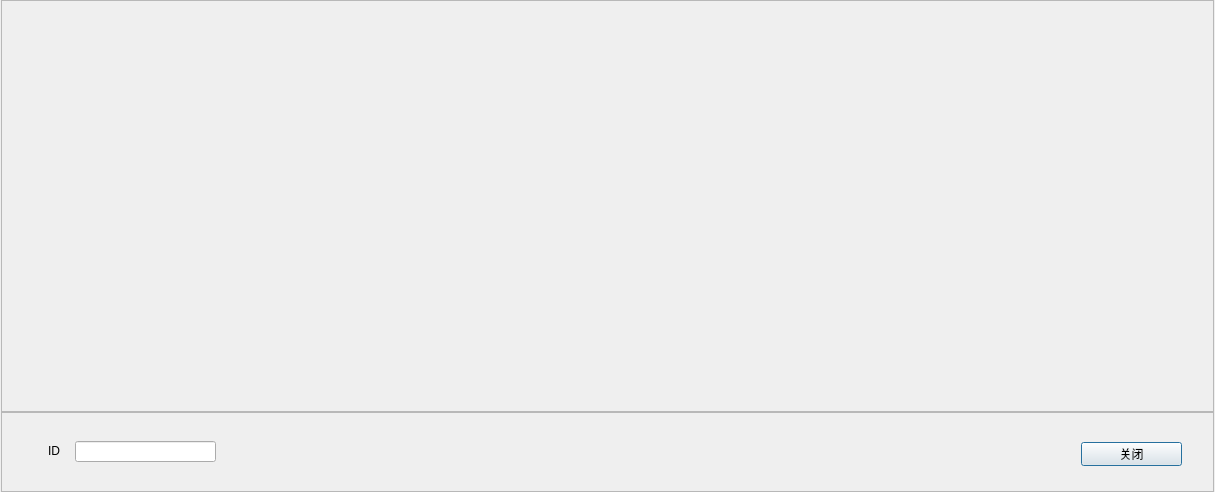
<?xml version="1.0" encoding="UTF-8"?>
<ui version="4.0">
 <class>frmShowCurve</class>
 <widget class="QDialog" name="frmShowCurve">
  <property name="geometry">
   <rect>
    <x>0</x>
    <y>0</y>
    <width>1215</width>
    <height>492</height>
   </rect>
  </property>
  <property name="windowTitle">
   <string>Dialog</string>
  </property>
  <layout class="QVBoxLayout" name="verticalLayout">
   <property name="spacing">
    <number>0</number>
   </property>
   <property name="leftMargin">
    <number>1</number>
   </property>
   <property name="topMargin">
    <number>0</number>
   </property>
   <property name="rightMargin">
    <number>1</number>
   </property>
   <property name="bottomMargin">
    <number>0</number>
   </property>
   <item>
    <widget class="QFrame" name="frame">
     <property name="frameShape">
      <enum>QFrame::StyledPanel</enum>
     </property>
     <property name="frameShadow">
      <enum>QFrame::Raised</enum>
     </property>
     <layout class="QVBoxLayout" name="verticalLayout_2">
      <property name="spacing">
       <number>1</number>
      </property>
      <property name="leftMargin">
       <number>0</number>
      </property>
      <property name="topMargin">
       <number>1</number>
      </property>
      <property name="rightMargin">
       <number>0</number>
      </property>
      <property name="bottomMargin">
       <number>0</number>
      </property>
      <item>
       <widget class="QCustomPlot" name="myCustomPlot" native="true">
        <property name="sizePolicy">
         <sizepolicy hsizetype="Minimum" vsizetype="Minimum">
          <horstretch>0</horstretch>
          <verstretch>0</verstretch>
         </sizepolicy>
        </property>
       </widget>
      </item>
     </layout>
    </widget>
   </item>
   <item>
    <widget class="QFrame" name="frame_2">
     <property name="maximumSize">
      <size>
       <width>16777215</width>
       <height>80</height>
      </size>
     </property>
     <property name="frameShape">
      <enum>QFrame::StyledPanel</enum>
     </property>
     <property name="frameShadow">
      <enum>QFrame::Raised</enum>
     </property>
     <widget class="QPushButton" name="pushButton_close">
      <property name="geometry">
       <rect>
        <x>1080</x>
        <y>30</y>
        <width>101</width>
        <height>24</height>
       </rect>
      </property>
      <property name="text">
       <string>关闭</string>
      </property>
     </widget>
     <widget class="QLineEdit" name="lineEdit_ID">
      <property name="geometry">
       <rect>
        <x>74</x>
        <y>29</y>
        <width>141</width>
        <height>21</height>
       </rect>
      </property>
     </widget>
     <widget class="QLabel" name="label">
      <property name="geometry">
       <rect>
        <x>47</x>
        <y>31</y>
        <width>21</width>
        <height>16</height>
       </rect>
      </property>
      <property name="text">
       <string>ID</string>
      </property>
     </widget>
    </widget>
   </item>
  </layout>
 </widget>
 <customwidgets>
  <customwidget>
   <class>QCustomPlot</class>
   <extends>QWidget</extends>
   <header>qcustomplot.h</header>
   <container>1</container>
  </customwidget>
 </customwidgets>
 <resources/>
 <connections/>
</ui>
